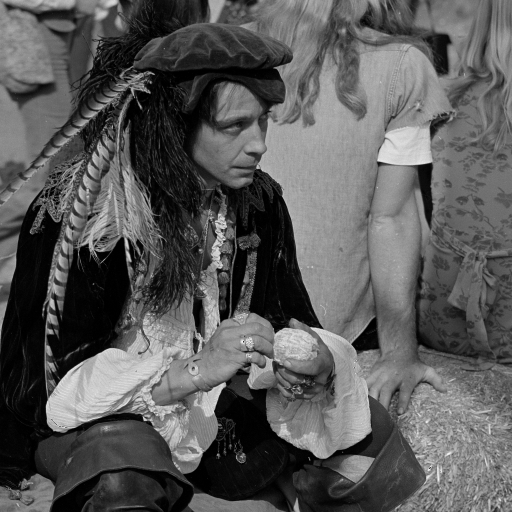
#> input picture All_DIP_Codes/Dataset/5.3.01.tiff, 1024 x 1024 px, found by its file name (shown at 1/2 size)
$ python '4(Periodic_Noise_Add_and_Remove).py'
#> lines starting #> are read from the running program, lines starting #| are printed output that depends on the picture
import numpy as np
import scipy.ndimage as ndi
import skimage.io as io
import matplotlib.pyplot as plt
from skimage.util import random_noise
from scipy.signal import wiener
from numpy.fft import ifft2,fft2,fftshift
import skimage.exposure as ex
import skimage.util as ut

img = io.imread('U:\\4-1\\Digital Image Processing LAB\\Lab_Report_4_5_6_7_8\\Dataset\\misc\\5.3.01.tiff')
#> img is the input picture: shape (1024, 1024); min 0, max 255, mean 89

plt.title('Original Image')
plt.axis('Off')
plt.imshow(img, cmap='gray')
plt.show()

r,c = img.shape
#> r = 1024; c = 1024

x,y = np.meshgrid(r,c)
#> x = [1024]; y = [1024]
p = np.sin(x/3 + y/3) + 1.0
#> p = [0.192]
img_noise = (2*img + p/2)/3
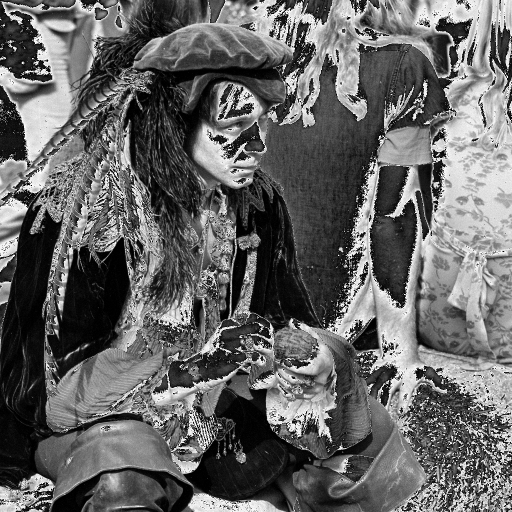
#> img_noise: shape (1024, 1024) float64 (shown at 1/2 size); min 0.032, max 84.7, mean 33.6; drawn with min black and max white

# [5 lines of commented-out code are left out]
plt.title('periodic noisy image')
plt.axis('Off')
plt.imshow(img_noise, cmap='gray')


# [9 lines of commented-out code are left out]

plt.show()

# Band reject filter

imgf = fftshift(fft2(img_noise))
temp = ex.rescale_intensity(abs(imgf),out_range=(0.0,1.0))
imgf2 = ut.img_as_ubyte(temp)
plt.title('DFT')
plt.axis('Off')
plt.imshow(imgf2)
plt.show()
#imgf2[200,200]=0
i,j = np.where(imgf2==imgf2.max())
#> i = [512]; j = [512]
print(i,j)
#| [512] [512]
z = np.sqrt((i-200)**2 +(y-200)**2)
#> z = [881.1]
k = 1
d = np.sqrt(512.0)
br=(z<np.floor(d-k)) | (z>np.ceil(d+k))
#> br = [True]
img_dft=imgf*br

#img_LP_filter2=ndi.uniform_filter(img_noise2,3)
#img_LP_filter3=ndi.uniform_filter(img_noise3,3)

#plt.subplot(3,1,1)


imgi = fftshift(ifft2(img_dft))
temp = ex.rescale_intensity(abs(imgi),out_range=(0,1))
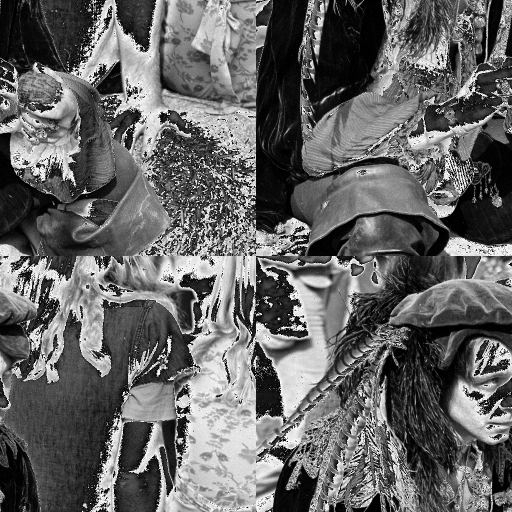
#> temp: shape (1024, 1024) float64 (shown at 1/2 size); min 0, max 1, mean 0.397

#plt.subplot(3,1,2)
plt.title('inverse')
plt.axis('Off')
plt.imshow(temp, cmap='gray')

# [4 lines of commented-out code are left out]

plt.show()
